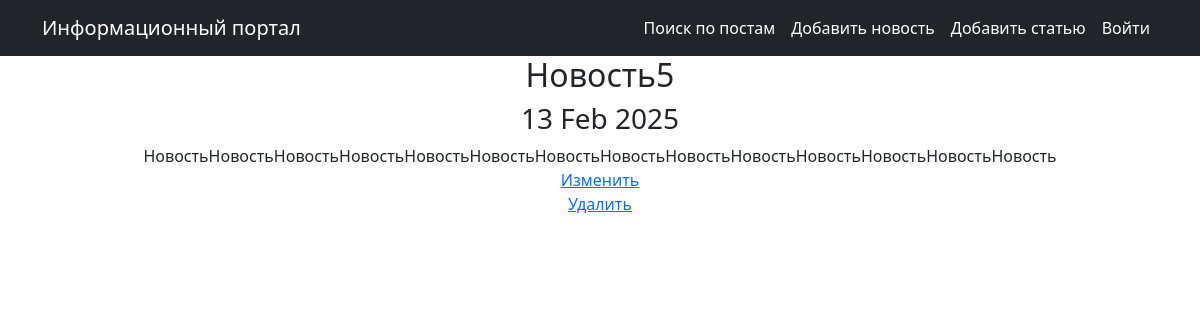
/posts/18, run on the app's committed database.
### board_news/models.py (models this page shows, shortened)
class Post(models.Model):
    news = 'nw'
    article = 'ar'
    CHOICES_LIST = [
        (news, 'Новость'),
        (article, 'Статья'),
    ]
    author_post = models.ForeignKey(Author, on_delete=models.CASCADE)
    type_post = models.CharField(max_length=2, choices=CHOICES_LIST, default=news)
    date_time_in = models.DateTimeField(auto_now_add=True)
    categories = models.ManyToManyField(Category, through='PostCategory')
    title = models.CharField(max_length=255)
    text = models.TextField()
    rating = models.IntegerField(default=0)

### board_news/views.py (the view)
# urls.py: path('<int:pk>', PostDetail.as_view(), name='post_detail'),  # Адрес страницы просмотра поста
class PostDetail(DetailView):
    model = Post
    template_name = 'flatpages/post.html'
    context_object_name = 'post'

### board_news/templatetags/custom_filters.py (called while the page is built)
@register.filter()
def censor(value):
    if isinstance(value, str):
        word_to_replace = {}
        data = list(set(WORDS_PATTERN.findall(value)))
        for word in data:
            normal_form = morph.parse(word)[0].normal_form
            if normal_form in SET_BAD_WORDS:
                new_word = word[0] + '*' * (len(word)-1)
                word_to_replace[word] = new_word
        if word_to_replace:
            for word, replacement in word_to_replace.items():
                value = value.replace(word, replacement)
    else:
        raise ValueError('Фильтр censor применим только к типу данных "str".')
    return value

### templates/flatpages/post.html (shortened to what this page needs)
{% extends 'flatpages/default.html' %}
{% load custom_filters %}
{% block content %}
    <h2>{{ post.title|censor }}</h2>
    <h3>{{ post.date_time_in|date:'d M Y' }}</h3>
    {{ post.text|censor }}
    {% if post.type_post == 'nw' %}
        <br>
        <td><a href="{% url 'news_update' post.pk %}">Изменить</a></td>
        <br>
        <td><a href="{% url 'news_delete' post.pk %}">Удалить</a></td>
    {% elif post.type_post == 'ar' %}
        <br>
        <td><a href="{% url 'article_update' post.pk %}">Изменить</a></td>
        <br>
        <td><a href="{% url 'article_delete' post.pk %}">Удалить</a></td>
    {% endif %}
{% endblock content %}

### data on the page
Post: title|censor "Новость5", date_time_in "13 Feb 2025", text|censor "НовостьНовостьНовостьНовостьНовостьНовостьНовостьНовостьНовостьНовостьНовостьНовостьНовостьНовость"
